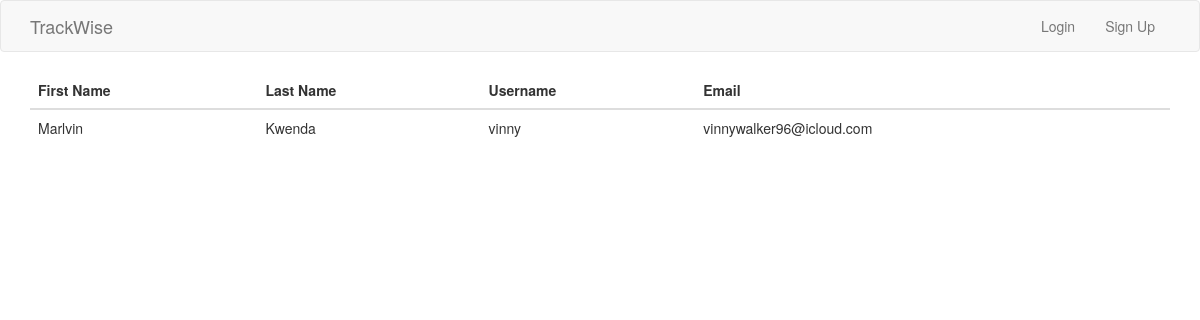
Screenshot of /users with the database file from the repository.
### app/models.py (models this page shows, shortened)
class User(UserMixin, db.Model):
    __tablename__ = "user"
    id = db.Column(db.Integer, primary_key=True)
    first_name = db.Column(db.String(64), index=True, unique=True)
    last_name = db.Column(db.String(64), index=True, unique=True)
    username = db.Column(db.String(64), index=True, unique=True)
    email = db.Column(db.String(120), index=True, unique=True)
    password_hash = db.Column(db.String(128))

### app/main/routes.py (the view)
@bp.route('/users')
def users():
    users = User.query.all()
    return render_template('users.html', title="users", users=users)

### app/templates/users.html
{% extends "base.html" %}
{% block content %}
<div class="container">
    <table class="table">
      <thead>
        <tr>
          <th scope="col">First Name</th>
          <th scope="col">Last Name</th>
          <th scope="col">Username</th>
          <th scope="col">Email</th>
        </tr>
      </thead>
      <tbody>
        {% for user in users %}
        <tr>
          <td>{{ user.first_name}}</td>
          <td>{{ user.last_name }}</td>
          <td>{{ user.username}}</td>
          <td>{{ user.email }}</td>
        </tr>
        {% endfor %}
      </tbody>
    </table>
  </div>
{%  endblock%}

### app/static/css/styles.css (style rules this page uses)
:root { scroll-behavior: smooth; }
body { font-family: "Open Sans", sans-serif; color: #444444; }

### rows the page displays
User: first_name "Marlvin", last_name "Kwenda", username "vinny", email "vinnywalker96@icloud.com"
